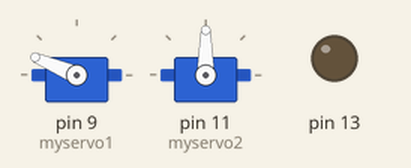
Recording of a sketch running on a simulated Arduino Uno, built with avr-gcc and run on an emulated ATmega328P. Parts: 2 × servo, output pins drawn as LEDs (lit = HIGH). Random numbers use the default seed unless the sketch sets one.

Above: at 0.1 s.
At 8.1 s:
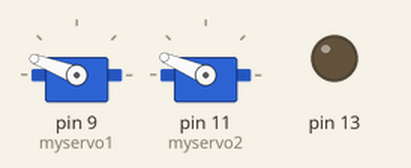
At 16.4 s:
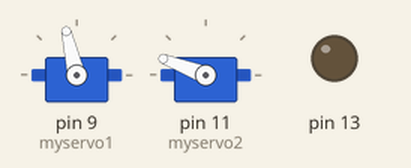
At 37.1 s:
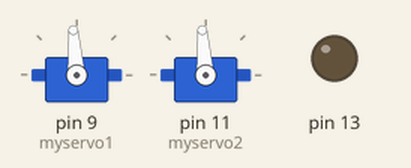
Timing chart, 0 to 40.0 s (numbered marks = the images above):
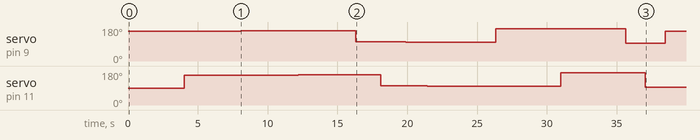

Measured:
- by itself, servo on pin 9 (myservo1): 157° → 159° at 8.1 s, → 103° 8.2 s later, → 98° 3.6 s later, → 100° 3.1 s later, … (7 changes in this stretch)
- by itself, servo on pin 11 (myservo2): 90° → 157° at 4.0 s, → 159° 8.2 s later, → 103° 5.9 s later, → 98° 3.4 s later, … (7 changes in this stretch)

The sketch:

Adruino_Code_Scarry_eyes.ino
```cpp
/*
 Controlling a servo position using a potentiometer (variable resistor)
 by Michal Rinott <http://people.interaction-ivrea.it/m.rinott>

 modified on 8 Nov 2013
 by Scott Fitzgerald
 http://www.arduino.cc/en/Tutorial/Knob
*/

#include <Servo.h>

Servo myservo1;  // create servo object to control a servo 1
Servo myservo2;  // create servo object to control a servo 2

int val;    // variable to read the value from the analog pin
int delaytime;

void setup() {
  myservo1.attach(9);  // attaches the servo on pin 9 to the servo object
  myservo2.attach(11);  // attaches the servo on pin 11 to the servo object
  pinMode(13, OUTPUT);
}

void loop() {

  int rnd = random(70, 180);
    delaytime = map(rnd, 70, 180, 400, 5000);

  // - -------------- FIRST SERVO
    myservo1.write(rnd);  // sets the servo position according to the scaled value
    delay(delaytime);               // Delay for a random time

  // - -------------- SECOND SERVO

   myservo2.write(rnd);                  // sets the servo position according to the scaled value
   delay(delaytime);               // Delay for a random time
}
```
